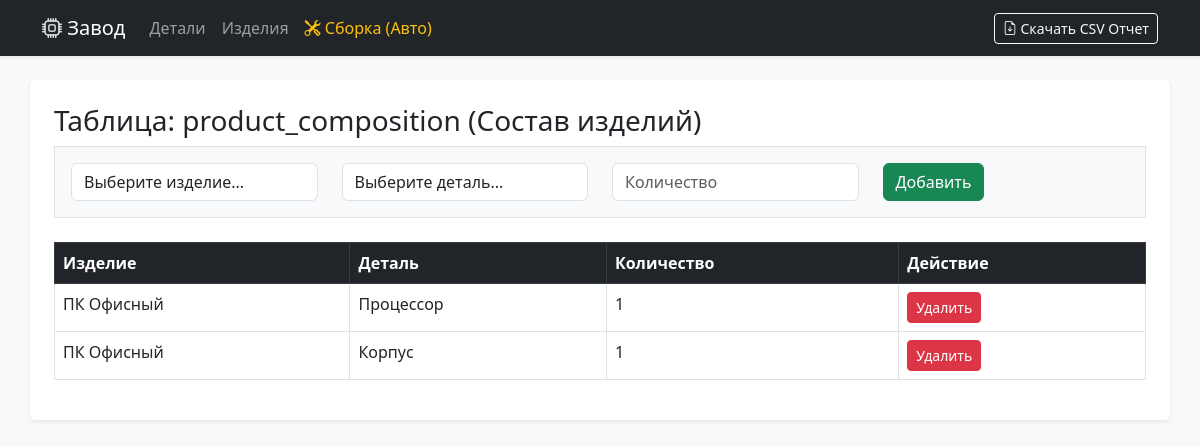
The app's page /compositions, older data.
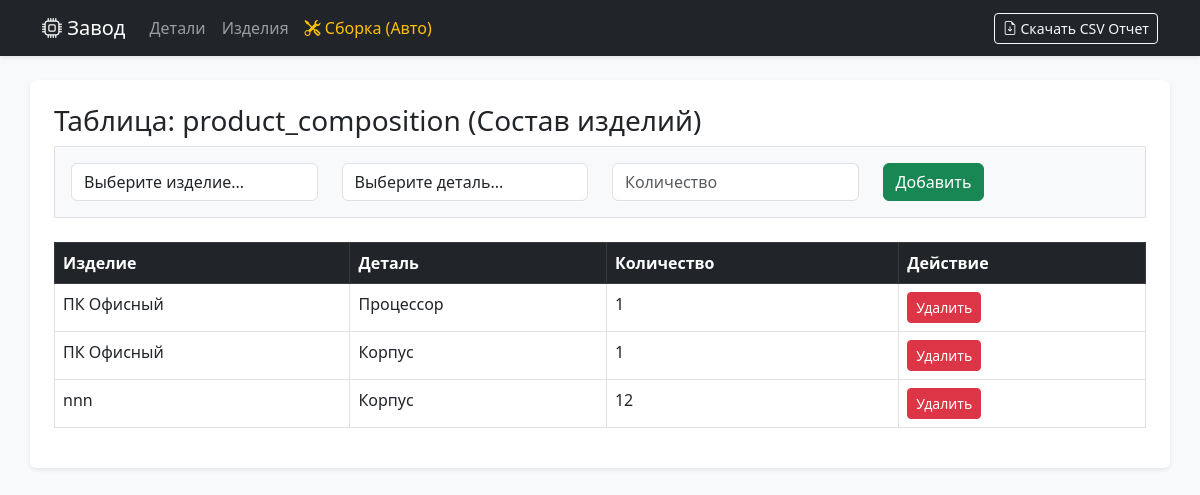
The same page, newer data.
### tables this page shows
CREATE TABLE product_composition (
        product_type_id INTEGER,
        part_id INTEGER,
        quantity INTEGER,
        PRIMARY KEY (product_type_id, part_id),
        FOREIGN KEY (product_type_id) REFERENCES product_type (id_product_type),
        FOREIGN KEY (part_id) REFERENCES part (id_part)
    );

CREATE TABLE product_type (
        id_product_type INTEGER PRIMARY KEY AUTOINCREMENT,
        name TEXT NOT NULL,
        description TEXT
    );

CREATE TABLE part (
        id_part INTEGER PRIMARY KEY AUTOINCREMENT,
        name TEXT NOT NULL,
        article TEXT NOT NULL
    );

### app.py (the view)
@app.route('/compositions', methods=['GET', 'POST'])
def compositions():
    conn = get_db_connection()
    if request.method == 'POST':
        conn.execute('INSERT INTO product_composition (product_type_id, part_id, quantity) VALUES (?, ?, ?)',
                     (request.form['product_type_id'], request.form['part_id'], request.form['quantity']))
        conn.commit()
        flash('Связь (спецификация) успешно добавлена!', 'success')
        return redirect(url_for('compositions'))
    data = conn.execute('''
        SELECT c.product_type_id, c.part_id, c.quantity, p.name as product_name, d.name as part_name
        FROM product_composition c
        JOIN product_type p ON c.product_type_id = p.id_product_type
        JOIN part d ON c.part_id = d.id_part
    ''').fetchall()
    products_list = conn.execute('SELECT * FROM product_type').fetchall()
    parts_list = conn.execute('SELECT * FROM part').fetchall()
    conn.close()
    return render_template('compositions.html', data=data, products=products_list, parts=parts_list)

### app.py (called while the page is built)
def get_db_connection():
    conn = sqlite3.connect('database.db')
    conn.row_factory = sqlite3.Row
    return conn

### templates/compositions.html (shortened to what this page needs)
{% extends 'base.html' %}
{% block content %}
<h3>Таблица: product_composition (Состав изделий)</h3>
<form method="POST" class="mb-4 bg-light p-3 border">
    <div class="row">
        <div class="col">
            <select name="product_type_id" class="form-control" required>
                <option value="">Выберите изделие...</option>
            </select>
        </div>
        <div class="col">
            <select name="part_id" class="form-control" required>
                <option value="">Выберите деталь...</option>
            </select>
        </div>
        <div class="col"><input type="number" name="quantity" class="form-control" placeholder="Количество" required></div>
        <div class="col"><button type="submit" class="btn btn-success">Добавить</button></div>
    </div>
</form>
<table class="table table-bordered">
    <thead class="table-dark"><tr><th>Изделие</th><th>Деталь</th><th>Количество</th><th>Действие</th></tr></thead>
    <tbody>
        {% for row in data %}
        <tr><td>{{ row.product_name }}</td><td>{{ row.part_name }}</td><td>{{ row.quantity }}</td>
        <td><a href="/delete_composition/{{ row.product_type_id }}/{{ row.part_id }}" class="btn btn-sm btn-danger">Удалить</a></td></tr>
        {% endfor %}
    </tbody>
</table>
{% endblock %}

### templates/base.html (shortened to what this page needs)
<!DOCTYPE html>
<html lang="ru">
<head>
    <link href="https://cdn.jsdelivr.net/npm/bootstrap@5.3.0/dist/css/bootstrap.min.css" rel="stylesheet">
    <link rel="stylesheet" href="https://cdn.jsdelivr.net/npm/bootstrap-icons@1.11.1/font/bootstrap-icons.css">
</head>
<body class="bg-light">
    <nav class="navbar navbar-expand-lg navbar-dark bg-dark mb-4 shadow-sm">
        <div class="container">
            <a class="navbar-brand" href="/"><i class="bi bi-cpu"></i> Завод</a>
            <div class="collapse navbar-collapse">
                <ul class="navbar-nav me-auto">
                    <li class="nav-item"><a class="nav-link" href="/parts">Детали</a></li>
                    <li class="nav-item"><a class="nav-link" href="/products">Изделия</a></li>
                    <li class="nav-item"><a class="nav-link text-warning" href="/assemble"><i class="bi bi-tools"></i> Сборка (Авто)</a></li>
                </ul>
                <a href="/export" class="btn btn-outline-light btn-sm"><i class="bi bi-file-earmark-arrow-down"></i> Скачать CSV Отчет</a>
            </div>
        </div>
    </nav>
    <div class="container bg-white p-4 rounded shadow-sm">
        {% block content %}{% endblock %}
    </div>
</body>
</html>

Row changes from the older to the newer data that the page shows:
added product_composition: product_name "nnn", part_name "Корпус", quantity "12"
